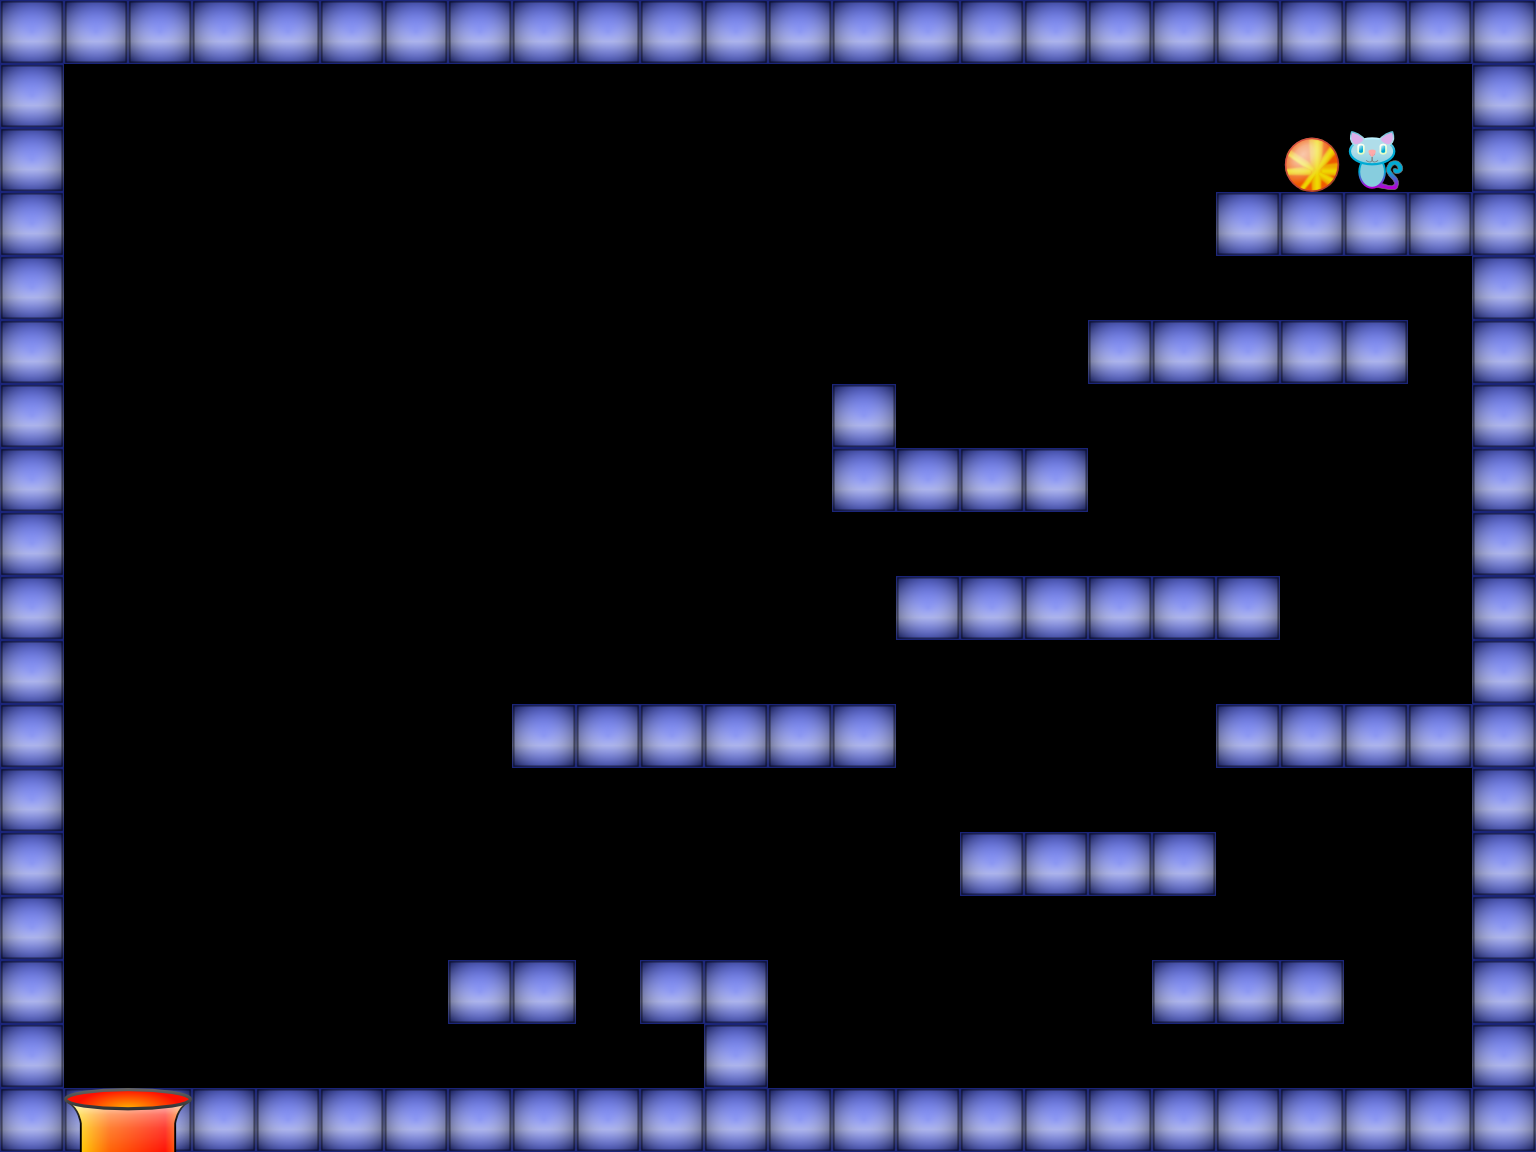

This game map was drawn from its Tiled (.tmx) file and the tilesets committed beside it. A one-line description and the trimmed map source follow:
An orthogonal 24x18 tile map with 64x64 px tiles, 2 tile layers (Level Background, Objects), 2 tilesets.

<map version="1.0" orientation="orthogonal" width="24" height="18" tilewidth="64" tileheight="64">
 <tileset firstgid="1" name="Background" tilewidth="64" tileheight="64">
  <image source="../gfx/bg_tileset.png" width="256" height="128" />
 </tileset>
 <tileset firstgid="9" name="Moving Objects" tilewidth="64" tileheight="64">
  <image source="../gfx/obj_tileset.png" width="256" height="128" />
 </tileset>
 <layer name="Level Background" width="24" height="18">
  <data>[432 cells, 122 non-empty, 3 distinct tile ids]</data>
 </layer>
 <layer name="Objects" width="24" height="18">
  <data>[432 cells, 2 non-empty, 2 distinct tile ids]</data>
 </layer>
</map>
